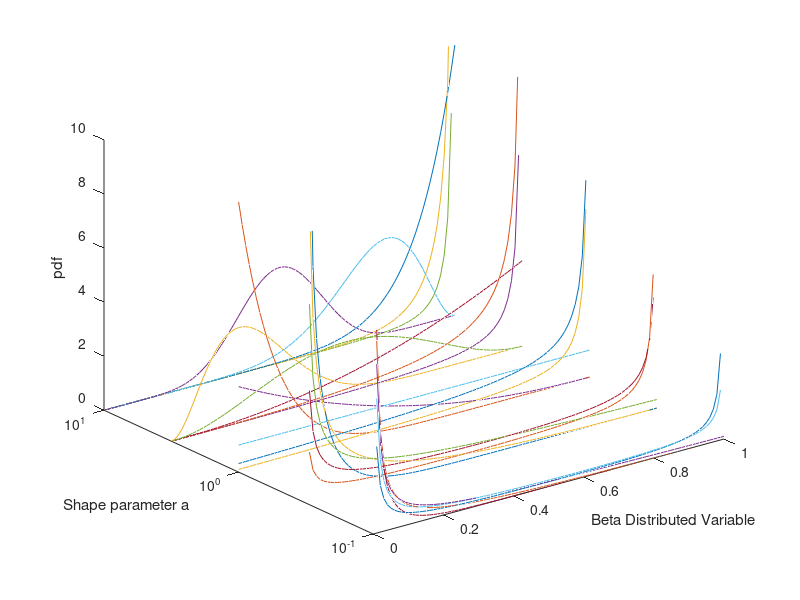

This chart was generated by the following MATLAB code:
%% Visualising stuff

X = linspace(0,1,100);
numlines = 5;
A = logspace(-1,1,numlines);
B = A;
linesAB = zeros(100,4,numlines);
linesBA = zeros(100,4,numlines);
for a = 1:length(A)
    for b = 1:length(B)
        div = 1./beta(A(a),B(b));
        linesAB(:,a,b) = X.^(A(a)-1).*(1-X).^(B(b)-1).*div;
        linesBA(:,a,b) = X.^(B(b)-1).*(1-X).^(B(b)-1).*div;
    end
end

figure(1)
for i = 1:numlines
lineAB1 = squeeze(linesAB(:,:,i));
for j = 1:numlines
    plot3(X,A(j)*ones(100,1),lineAB1(:,j));
    set(gca, 'YScale', 'log')
    hold on
    axis([0;1;10^-1;10;0;10])
    xlabel('Beta Distributed Variable')
    ylabel('Shape parameter a')
    zlabel('pdf')
end
end